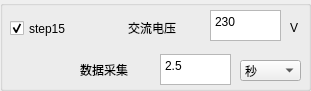
  <widget class="QGroupBox" name="groupBox_18">
   <property name="geometry">
    <rect>
     <x>590</x>
     <y>510</y>
     <width>311</width>
     <height>91</height>
    </rect>
   </property>
   <property name="title">
    <string/>
   </property>
   <widget class="QLabel" name="label_186">
    <property name="geometry">
     <rect>
      <x>80</x>
      <y>60</y>
      <width>71</width>
      <height>20</height>
     </rect>
    </property>
    <property name="text">
     <string>数据采集</string>
    </property>
   </widget>
   <widget class="QTextEdit" name="textEdit_S15_TIME">
    <property name="geometry">
     <rect>
      <x>160</x>
      <y>54</y>
      <width>71</width>
      <height>31</height>
     </rect>
    </property>
    <property name="html">
     <string>&lt;!DOCTYPE HTML PUBLIC &quot;-//W3C//DTD HTML 4.0//EN&quot; &quot;http://www.w3.org/TR/REC-html40/strict.dtd&quot;&gt;
&lt;html&gt;&lt;head&gt;&lt;meta name=&quot;qrichtext&quot; content=&quot;1&quot; /&gt;&lt;style type=&quot;text/css&quot;&gt;
p, li { white-space: pre-wrap; }
&lt;/style&gt;&lt;/head&gt;&lt;body style=&quot; font-family:'宋体'; font-size:10pt; font-weight:400; font-style:normal;&quot;&gt;
&lt;p style=&quot; margin-top:0px; margin-bottom:0px; margin-left:0px; margin-right:0px; -qt-block-indent:0; text-indent:0px;&quot;&gt;&lt;span style=&quot; font-family:'SimSun'; font-size:9pt;&quot;&gt;2.5&lt;/span&gt;&lt;/p&gt;&lt;/body&gt;&lt;/html&gt;</string>
    </property>
   </widget>
   <widget class="QCheckBox" name="checkBox_S15">
    <property name="geometry">
     <rect>
      <x>10</x>
      <y>18</y>
      <width>91</width>
      <height>21</height>
     </rect>
    </property>
    <property name="text">
     <string>step15</string>
    </property>
    <property name="checked">
     <bool>true</bool>
    </property>
   </widget>
   <widget class="QLabel" name="label_188">
    <property name="geometry">
     <rect>
      <x>128</x>
      <y>18</y>
      <width>71</width>
      <height>20</height>
     </rect>
    </property>
    <property name="text">
     <string>交流电压</string>
    </property>
   </widget>
   <widget class="QLabel" name="label_190">
    <property name="geometry">
     <rect>
      <x>290</x>
      <y>20</y>
      <width>16</width>
      <height>16</height>
     </rect>
    </property>
    <property name="text">
     <string>V</string>
    </property>
   </widget>
   <widget class="QTextEdit" name="textEdit_S15_AC_VOLT">
    <property name="geometry">
     <rect>
      <x>210</x>
      <y>10</y>
      <width>71</width>
      <height>31</height>
     </rect>
    </property>
    <property name="html">
     <string>&lt;!DOCTYPE HTML PUBLIC &quot;-//W3C//DTD HTML 4.0//EN&quot; &quot;http://www.w3.org/TR/REC-html40/strict.dtd&quot;&gt;
&lt;html&gt;&lt;head&gt;&lt;meta name=&quot;qrichtext&quot; content=&quot;1&quot; /&gt;&lt;style type=&quot;text/css&quot;&gt;
p, li { white-space: pre-wrap; }
&lt;/style&gt;&lt;/head&gt;&lt;body style=&quot; font-family:'宋体'; font-size:10pt; font-weight:400; font-style:normal;&quot;&gt;
&lt;p style=&quot; margin-top:0px; margin-bottom:0px; margin-left:0px; margin-right:0px; -qt-block-indent:0; text-indent:0px;&quot;&gt;&lt;span style=&quot; font-family:'SimSun'; font-size:9pt;&quot;&gt;230&lt;/span&gt;&lt;/p&gt;&lt;/body&gt;&lt;/html&gt;</string>
    </property>
   </widget>
   <widget class="QComboBox" name="comboBox_S15_TIME">
    <property name="geometry">
     <rect>
      <x>240</x>
      <y>60</y>
      <width>61</width>
      <height>21</height>
     </rect>
    </property>
    <item>
     <property name="text">
      <string>秒</string>
     </property>
    </item>
    <item>
     <property name="text">
      <string>毫秒</string>
     </property>
    </item>
    <item>
     <property name="text">
      <string>分钟</string>
     </property>
    </item>
   </widget>
  </widget>
